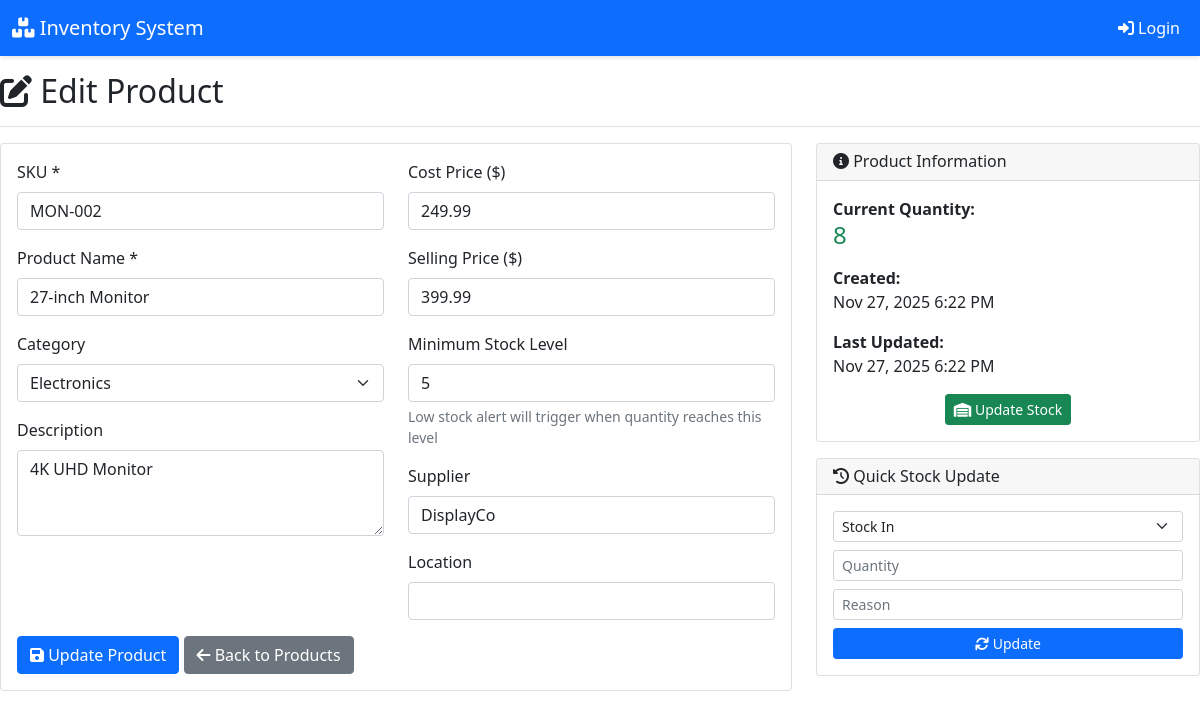
/products/edit_product.php?id=2, run on the app's committed database.
### tables this page shows
CREATE TABLE IF NOT EXISTS products (
    id INT AUTO_INCREMENT PRIMARY KEY,
    sku VARCHAR(50) UNIQUE NOT NULL,
    name VARCHAR(255) NOT NULL,
    description TEXT,
    category VARCHAR(100),
    quantity INT DEFAULT 0,
    price DECIMAL(10,2),
    cost_price DECIMAL(10,2),
    min_stock INT DEFAULT 5,
    supplier_id INT,
    supplier VARCHAR(255),  
    location VARCHAR(100),
    created_at TIMESTAMP DEFAULT CURRENT_TIMESTAMP,
    updated_at TIMESTAMP DEFAULT CURRENT_TIMESTAMP ON UPDATE CURRENT_TIMESTAMP,
    FOREIGN KEY (supplier_id) REFERENCES suppliers(id) ON DELETE SET NULL
);

### products/edit_product.php (the view, shortened to what this page needs)
<?php
$database = new Database();
$db = $database->getConnection();
$product = null;
if (isset($_GET['id'])) {
    $query = "SELECT * FROM products WHERE id = :id";
    $stmt = $db->prepare($query);
    $stmt->bindParam(":id", $_GET['id']);
    $stmt->execute();
    $product = $stmt->fetch(PDO::FETCH_ASSOC);
}
require_once "../includes/header.php";
?>
<div class="d-flex justify-content-between flex-wrap flex-md-nowrap align-items-center pt-3 pb-2 mb-3 border-bottom">
    <h1 class="h2"><i class="fas fa-edit"></i> Edit Product</h1>
</div>
<div class="row">
    <div class="col-md-8">
        <div class="card">
            <div class="card-body">
                <form method="POST" action="">
                    <div class="row">
                        <div class="col-md-6">
                            <div class="mb-3">
                                <label for="sku" class="form-label">SKU *</label>
                                <input type="text" class="form-control" id="sku" name="sku" required
                                       value="<?php echo htmlspecialchars($product['sku']); ?>">
                            </div>
                            <div class="mb-3">
                                <label for="name" class="form-label">Product Name *</label>
                                <input type="text" class="form-control" id="name" name="name" required
                                       value="<?php echo htmlspecialchars($product['name']); ?>">
                            </div>
                            <div class="mb-3">
                                <label for="category" class="form-label">Category</label>
                                <select class="form-select" id="category" name="category">
                                    <option value="Electronics" <?php echo $product['category'] == 'Electronics' ? 'selected' : ''; ?>>Electronics</option>
                                </select>
                            </div>
                            <div class="mb-3">
                                <label for="description" class="form-label">Description</label>
                                <textarea class="form-control" id="description" name="description"
                                          rows="3"><?php echo htmlspecialchars($product['description']); ?></textarea>
                            </div>
                        </div>
                        <div class="col-md-6">
                            <div class="mb-3">
                                <label for="cost_price" class="form-label">Cost Price ($)</label>
                                <input type="number" step="0.01" class="form-control" id="cost_price"
                                       name="cost_price" value="<?php echo $product['cost_price']; ?>">
                            </div>
                            <div class="mb-3">
                                <label for="price" class="form-label">Selling Price ($)</label>
                                <input type="number" step="0.01" class="form-control" id="price"
                                       name="price" value="<?php echo $product['price']; ?>">
                            </div>
                            <div class="mb-3">
                                <label for="min_stock" class="form-label">Minimum Stock Level</label>
                                <input type="number" class="form-control" id="min_stock" name="min_stock"
                                       value="<?php echo $product['min_stock']; ?>">
                                <div class="form-text">Low stock alert will trigger when quantity reaches this level</div>
                            </div>
                            <div class="mb-3">
                                <label for="supplier" class="form-label">Supplier</label>
                                <input type="text" class="form-control" id="supplier" name="supplier"
                                       value="<?php echo htmlspecialchars($product['supplier']); ?>">
                            </div>
                            <div class="mb-3">
                                <label for="location" class="form-label">Location</label>
                                <input type="text" class="form-control" id="location" name="location"
                                       value="<?php echo htmlspecialchars($product['location']); ?>">
                            </div>
                        </div>
                    </div>
                    <div class="row">
                        <div class="col-12">
                            <button type="submit" class="btn btn-primary">
                                <i class="fas fa-save"></i> Update Product
                            </button>
                            <a href="view_products.php" class="btn btn-secondary">
                                <i class="fas fa-arrow-left"></i> Back to Products
                            </a>
                        </div>
                    </div>
                </form>
            </div>
        </div>
    </div>
    <div class="col-md-4">
        <div class="card">
            <div class="card-header">
                <h6 class="card-title mb-0"><i class="fas fa-info-circle"></i> Product Information</h6>
            </div>
            <div class="card-body">
                <div class="mb-3">
                    <strong>Current Quantity:</strong><br>
                    <span class="h4 <?php echo $product['quantity'] <= $product['min_stock'] ? 'text-warning' : 'text-success'; ?>">
                        <?php echo $product['quantity']; ?>
                    </span>
                </div>
                <div class="mb-3">
                    <strong>Created:</strong><br>
                    <?php echo date('M j, Y g:i A', strtotime($product['created_at'])); ?>
                </div>
                <div class="mb-3">
                    <strong>Last Updated:</strong><br>
                    <?php echo date('M j, Y g:i A', strtotime($product['updated_at'])); ?>
                </div>
                <div class="text-center">
                    <a href="update_stock.php?id=<?php echo $product['id']; ?>" class="btn btn-success btn-sm">
                        <i class="fas fa-warehouse"></i> Update Stock
                    </a>
                </div>
            </div>
        </div>
        <div class="card mt-3">
            <div class="card-header">
                <h6 class="card-title mb-0"><i class="fas fa-history"></i> Quick Stock Update</h6>
            </div>
            <div class="card-body">
                <form method="POST" action="quick_stock_update.php">
                    <div class="mb-2">
                        <select class="form-select form-select-sm" name="movement_type" required>
                            <option value="IN">Stock In</option>
                        </select>
                    </div>
                    <div class="mb-2">
                        <input type="number" class="form-control form-control-sm" name="quantity"
                               placeholder="Quantity" min="1" required>
                    </div>
                    <div class="mb-2">
                        <input type="text" class="form-control form-control-sm" name="reason"
                               placeholder="Reason" required>
                    </div>
                    <button type="submit" class="btn btn-primary btn-sm w-100">
                        <i class="fas fa-sync"></i> Update
                    </button>
                </form>
            </div>
        </div>
    </div>
</div>
<?php require_once "../includes/footer.php"; ?>

### includes/header.php (style rules this page uses)
.card { transition: transform 0.2s; }

### data on the page
products: sku "MON-002", name "27-inch Monitor", category "Electronics", description "4K UHD Monitor", cost_price "249.99", price "399.99", min_stock "5", supplier "DisplayCo", quantity "8", created_at "Nov 27, 2025 6:22 PM", updated_at "Nov 27, 2025 6:22 PM"
